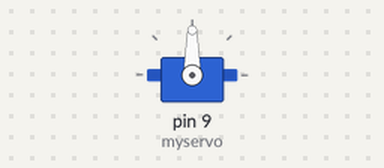
Bench run of a sketch on a simulated Arduino Uno, built with avr-gcc and run on an emulated ATmega328P. Shown: servo.

Above: at 0.05 s.
At 9.95 s:
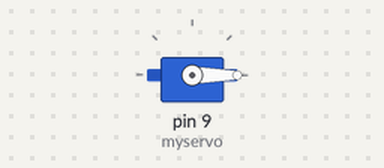
At 14.95 s:
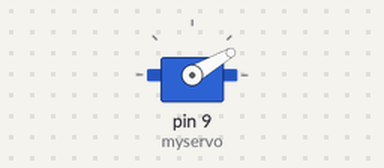
At 19.95 s:
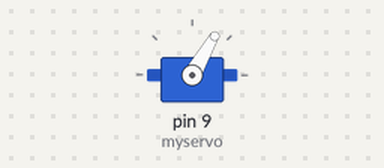
Timing chart, 0 to 32.5 s (numbered marks = the images above):
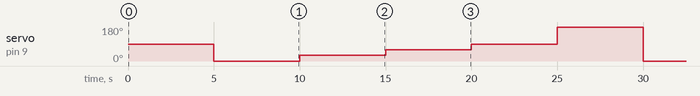

The sketch:

Oscilloscope_Final.ino
```cpp
#include <Servo.h>  // Include the Servo library to control servo motors

Servo myservo;  // Create a Servo object to control a servo motor

// Define an array of servo angles to cycle through
// These correspond to approximate duty cycles: 0°, 30°, 60°, 90°, 180°
int dutyCycleLevels[] = {0, 30, 60, 90, 180};

int index = 0;  // Index to track the current position in the angle array
unsigned long previousMillis = 0;  // Stores the last time the servo was updated
const long interval = 5000;  // Interval between updates in milliseconds (5 seconds)

void setup() {
  myservo.attach(9);  // Attach the servo motor to digital pin 9
}

void loop() {
  unsigned long currentMillis = millis();  // Get the current time

  // Check if 5 seconds have passed since the last update
  if (currentMillis - previousMillis >= interval) {
    previousMillis = currentMillis;  // Save the current time

    // Move the servo to the next angle in the array
    myservo.write(dutyCycleLevels[index]);

    // Move to the next angle in the array, wrap around to the beginning after the last
    index = (index + 1) % 5;
  }
}
```

Measured:
- by itself, servo on pin 9 (myservo): repeats every 25.0 s: 30° 5.0 s, 60° 5.0 s, 90° 5.0 s, 180° 5.0 s, 0° 5.0 s
